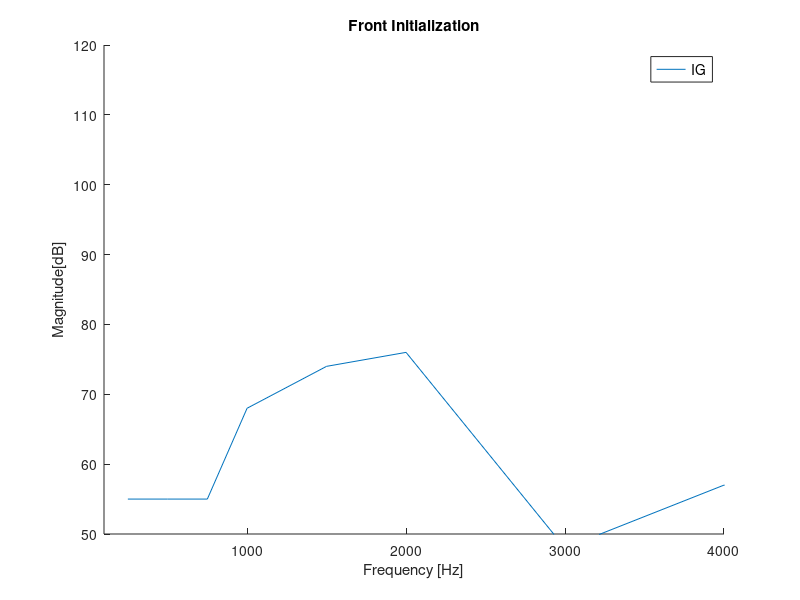

Recreate this plot in MATLAB. (Note: this script raises an error after producing the figure.)
close all;
clear;
clc;

mirror = -1; % set to -1 if gain curve is desired instead of attenuation curve
plot_calibrated_response = 1; % set to 1 if calibrations should be taken into account
sub_name = '\DFSout\';
production_calibration = 0; % output cal offset, just copy the number here


%% System cal in Dooku1 BerlinRIE NP
%
%cal = [-3	-3 2 6 6 8 8 9 9 10 10 13 19 17 13 7 7]; %nP before Dooku .14
%cal = [-3	-3 2 6 6 8 6 7 7 8 6 11 20 20 18 12 7];

%Dooku1 Berlin RIE HP
%cal = [2 2 6 6 6 6 5 2 3 4 8 11 16 16 10 7 7];

% No system cal at all
%cal = [0	0 0 0 0 0 0 0 0 0 0 0 0 0 0 0 0];

%% System cal in Dooku1 BerlinRIE LP
%cal = [7 7 11 12 13 13 12 13 13 13 14 16 19 17 14 8 8];


%% System cal in Dooku1 BerlinRIE UP
%cal = [-7	-7 -3 -3 -3 -3 -6 -10 -10 -4 4 11 14 8 6  2 2] %before D14
%cal = [-8	-7 -1 -2 -3 -4 -8 -9 -14 -10 2 14 10 7 11  5 5] %.19
cal = [-6 -5 -1 -2 -2 -3 -6 -10 -10 -6 4 11 14 8 7 2 2]; %PA3 final


cal = cal + production_calibration;
fre = [0 168 340 518 706 908 1131 1383 1674 2019 2442 2981 3693 4672 6059 7997 10417]; % High bandwitdth frequencies
frq_FOG=[250, 500, 750, 1000, 1500, 2000, 3000, 4000, 6000,8000]; %Dooku

%FOG=[51, 51, 51, 51, 51, 48, 48, 48, 48, 48];  %Luxor NP
%FOG=[50, 50, 50, 50, 54, 56, 53, 42, 42, 42]; %HP
%FOG=[43, 43, 43, 42, 43, 43, 42, 41, 41, 41]; %LP
%FOG=[55, 55, 55, 57, 76, 79, 48, 54, 49, 46]; %UP 19.0 earlier
FOG=[55, 55, 55, 68, 74, 76, 48, 57, 49, 40]; %UP PA3 final
color_array = {'-b','-r','-c','-m','-g','-y','-k','--b','--r','--c','--m','--g','--y','--k'};
%% plot more OMNI curves together
currentFolder = pwd;
currentFolder = strcat(currentFolder,'\');
string_path = strcat(currentFolder,sub_name);
D = dir([string_path, '\*.m']);
N = length(D(not([D.isdir])));
legend_labels_front = cell(N,1);
legend_labels_rear = cell(N,1);

%--- plot all logfiles in an overlay ---%
figfront = figure('Name','LuxorRHI','units','normalized','outerposition',[0 0.2 1/3 2/3]); % front
figrear = figure('Name','LuxorRHI','units','normalized','outerposition',[1/3 0.2 1/3 2/3]); % rear

h_front = zeros(N+1,1);
h_rear = zeros(N+1,1);

dont_come_here_again = 1;
checking_dual = 0;
checking_omni = 0;
mismatch = 0;

for R = 1:1:N 
  logPath = strcat(currentFolder,sub_name);
  logFile = D(R).name;

  if R > 1
     clear DFSinit 
  end

  run([logPath,logFile]);                                                            
  fs = DFSInit.Samplerate;
  [H_front,f] = freqz(DFSInit.init_resp_front,1,fs,fs);

  if (strcmp(DFSInit.DFSType,'TypeOmniAndDual') || strcmp(DFSInit.DFSType,'TypeDual'))
    type_dual = 1;
    [H_rear,f_rear] = freqz(DFSInit.init_resp_rear,1,fs,fs);
    checking_dual = 1;
  else
    type_dual = 0;
    figrear.delete;
    checking_omni = 1;
  end

  temp = strfind(logFile, 'ref');
  %figfront.Parent.CurrentFigure = 1;
  figure(1)
  hold on;
  if (temp ~= 0) % reference
    if plot_calibrated_response 
      front_response = 20*log10(abs(H_front));
      cal_interpolated = interp1(fre,cal,f(:,1)); 
      front_response_calibrated = front_response + cal_interpolated;
      h_front(R,1) = plot(f(:,1),mirror.*front_response_calibrated,'linewidth',2);
    else
      h_front(R,1) = plot(f(:,1),mirror.*20*log10(abs(H_front)),'linewidth',2);
    end
  else
    if plot_calibrated_response 
      front_response = 20*log10(abs(H_front));
      cal_interpolated = interp1(fre,cal,f(:,1)); 
      front_response_calibrated = front_response + cal_interpolated;
      h_front(R,1) = plot(f(:,1), mirror.*front_response_calibrated, color_array{R});
    else
      h_front(R,1) = plot(f(:,1),mirror.*20*log10(abs(H_front)),'-','linewidth',1);%,'Color',[1 0 0]);
    end
    
    
  end
  hold all
  legend_name = logFile;
  index = strfind(legend_name, '_fblog'); % ignore ALT log naming
  legend_name_modified = legend_name(1:index(1)-1);
  legend_labels_front{R,1} = sprintf(legend_name_modified);

  if type_dual % plot dual plots

    if checking_dual && checking_omni && dont_come_here_again
      figrear = figure('Name','LuxorRHI','units','normalized','outerposition',[1/3 0.2 1/3 2/3]); % rear
      dont_come_here_again = 0;
      mismatch = 1;
      fprintf('There has been a mix between OMNI and DUAL log files, overlay therefore not plotted\n');
    end
    
    %figfront.Parent.CurrentFigure = 2;
    figure(2)
    temp = strfind(logFile, 'ref');
    hold on
    if (temp ~= 0)
      if plot_calibrated_response 
        rear_response = 20*log10(abs(H_rear));
        cal_interpolated = interp1(fre,cal,f(:,1)); 
        rear_response_calibrated = rear_response + cal_interpolated;
        h_rear(R,1) = plot(f_rear(:,1),mirror.*rear_response_calibrated,'linewidth',2);
      else
        h_rear(R,1) = plot(f_rear(:,1),mirror.*20*log10(abs(H_rear)),'linewidth',2);
      end
    else
      if plot_calibrated_response 
        rear_response = 20*log10(abs(H_rear));
        cal_interpolated = interp1(fre,cal,f(:,1)); 
        rear_response_calibrated = rear_response + cal_interpolated;
        h_rear(R,1) = plot(f(:,1), mirror.*rear_response_calibrated,color_array{R});
      else
        h_rear(R,1) = plot(f_rear(:,1),mirror.*20*log10(abs(H_rear)),'-','linewidth',1);%,'Color',[0.5 1 0.5]);
      end
    end
    
    % plot front and rear figure in same plot (as many plots as we have log files)
    if ~mismatch
      %figtogether = figure;
        figure(3)
      %figtogether.set('units','normalized');
      k = R;
      if ((R*0.2)>1)
        k = 1; % do not plot outside screen
      end
      

      
      figtogether.Position = [2/3 0.2*R 1/3 3/(5*N)]; % x,y,w,h
      plot(f_rear(:,1),mirror.*20*log10(abs(H_rear)),'-b','linewidth',1)
      hold on
      plot(f(:,1),mirror.*20*log10(abs(H_front)),'-r','linewidth',1)
      xlim([100,fs/2])
      hold off
      grid on  
      legend('rear response','front response')
      tit = title(legend_labels_front{R});    
      fig = gcf;
      set(tit,'Interpreter','none');
    end
    
    hold all
    legend_name_rear = logFile;
    index = strfind(legend_name_rear, '_fblog'); % ignore ALT log naming
    legend_name_modified_rear = legend_name_rear(1:index(1)-1);
    legend_labels_rear{R,1} = sprintf(legend_name_modified_rear);     
  end

end


%figfront.Parent.CurrentFigure = 1;
figure(1)
hold on
h_front(N+1,1) = plot(frq_FOG,FOG);
legend_labels_front{N+1,1} = 'IG';
xlim([100,4000])
ylim([50,120])
xlabel('Frequency [Hz]')
ylabel('Magnitude[dB]')
title('Front Initialization')  
leg = legend(h_front,legend_labels_front{:}); 
set(leg,'Interpreter','none'); % do not treat underscore as a control character 
set(leg,'FontSize',10);
leg.Location = 'best';
set(gcf,'color','w');
hold off; grid on; box on;

if type_dual
  %figrear.Parent.CurrentFigure = 2;
  figure(2)
  legend_labels_rear{N+1,1} = 'IG';
  h_rear(N+1,1) = plot(frq_FOG,FOG);
  hold off; grid on; box on;
  xlim([100,4000])
  ylim([50,120])
  xlabel('Frequency [Hz]')
  ylabel('Magnitude[dB]')
  title('Rear Initialization')  
  skip_rest = 0;
  for k = 1:1:N
    if isempty(legend_labels_rear{k})
      skip_rest = 1;    
    end
  end
  
  if skip_rest ~= 1
    leg_rear = legend(h_rear,legend_labels_rear{:});
    set(leg_rear,'Interpreter','none'); % do not treat underscore as a control character 
    set(leg_rear,'FontSize',10);
    leg_rear.Location = 'best';
    set(gcf,'color','w');
  end
end  
